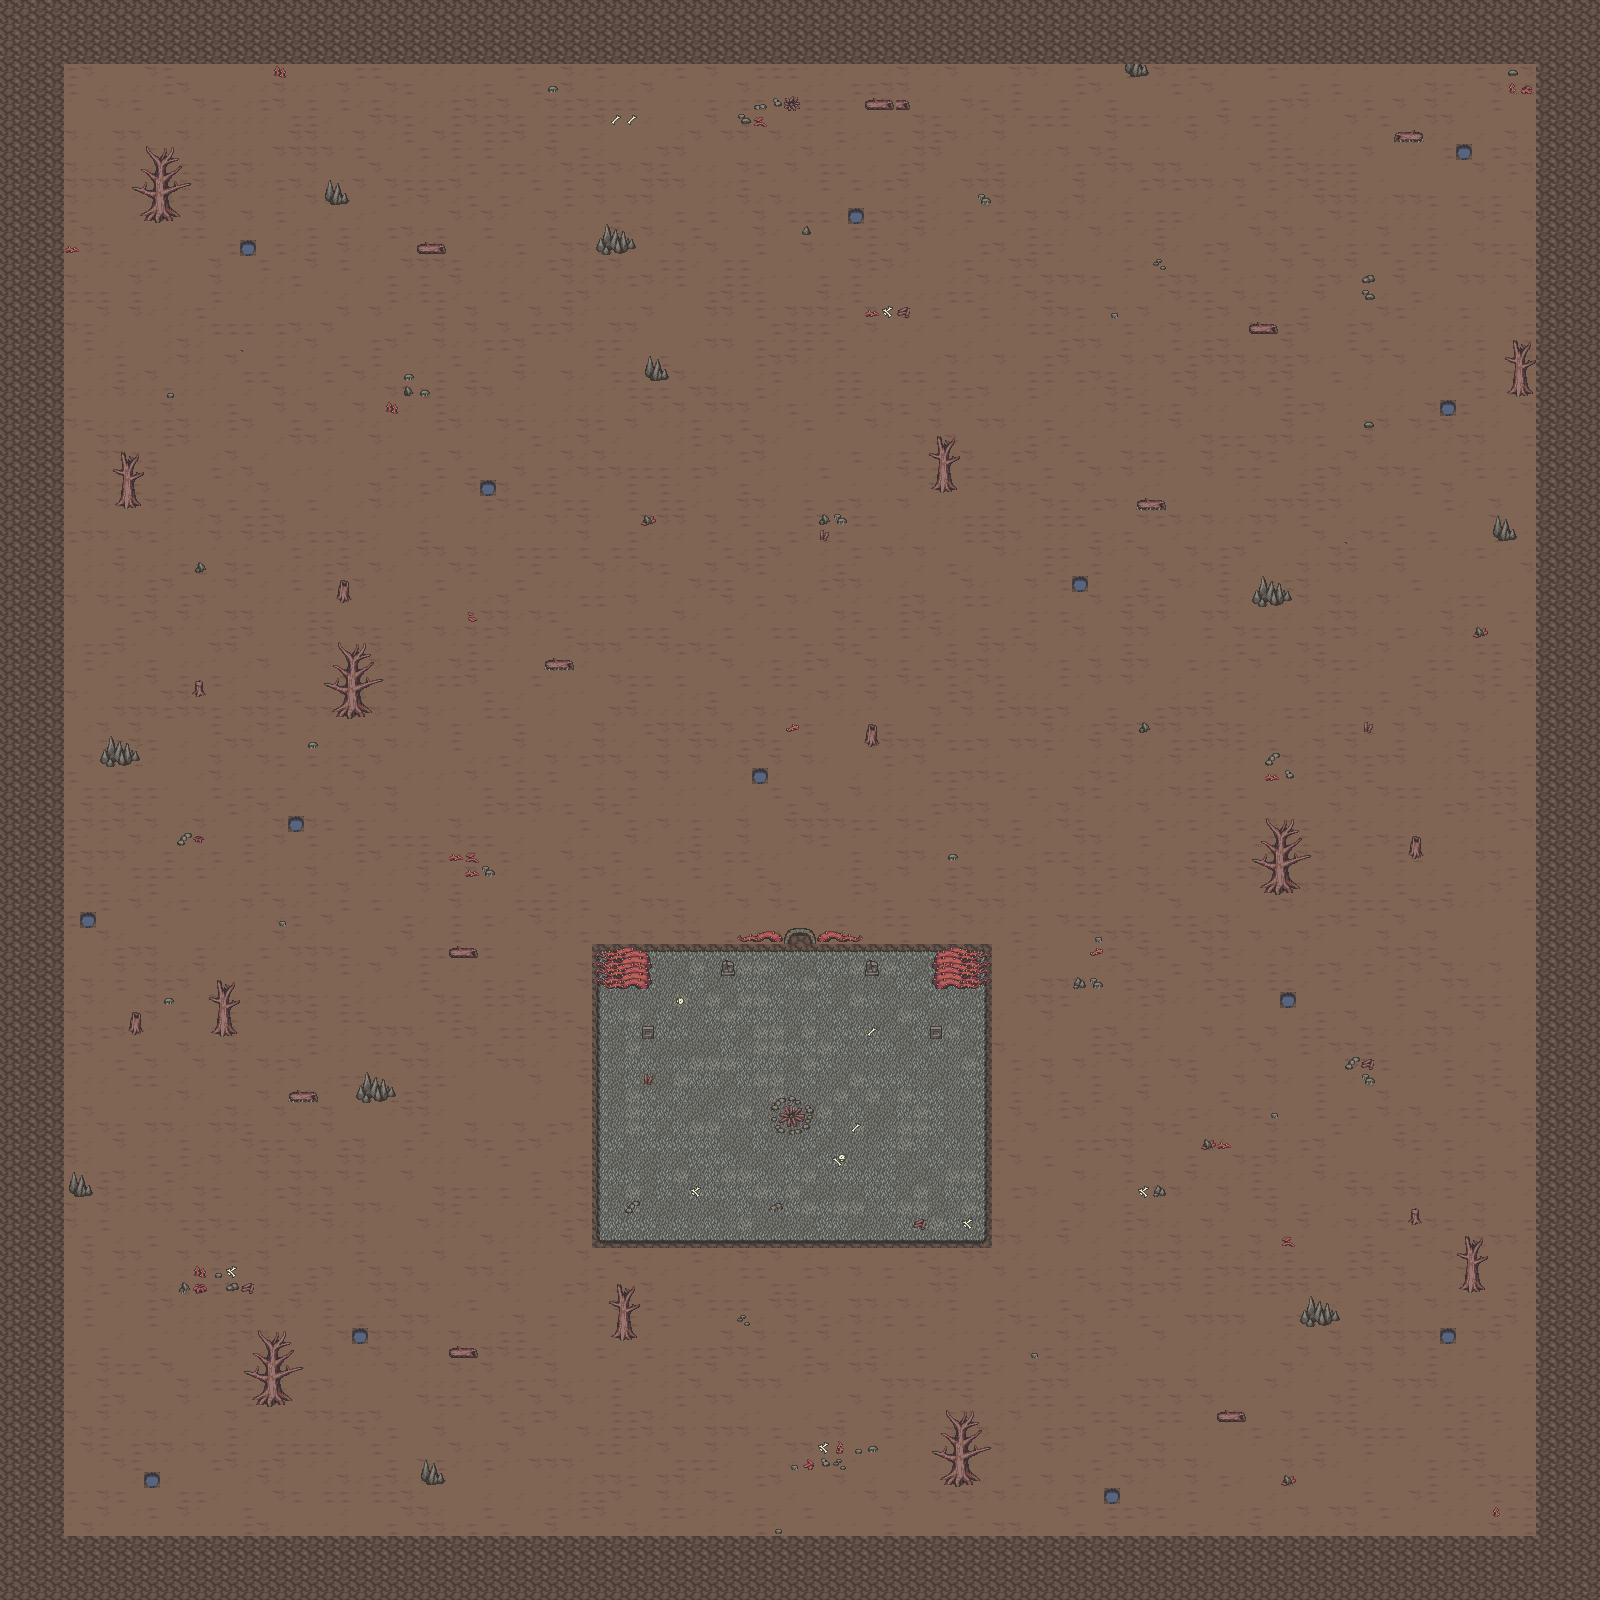

Below is a game level as drawn by its tile map, then a one-line description and the .tmx that defines it (tile-layer data replaced by summaries):
An orthogonal 100x100 tile map with 16x16 px tiles, 5 tile layers (down1, down2, Big_tree, water, ...), 4 tilesets.

<map version="1.10" tiledversion="1.11.2" orientation="orthogonal" renderorder="right-down" width="100" height="100" tilewidth="16" tileheight="16" infinite="0" nextlayerid="7" nextobjectid="1">
 <tileset firstgid="1" source="new.tsx" />
 <tileset firstgid="129" source="decorate.tsx" />
 <tileset firstgid="385" source="water.tsx" />
 <tileset firstgid="577" source="new.tsx" />
 <layer id="1" name="down1" width="100" height="100">
  <data>[10000 cells, 10000 non-empty, 20 distinct tile ids]</data>
 </layer>
 <layer id="2" name="down2" width="100" height="100">
  <data>[10000 cells, 207 non-empty, 94 distinct tile ids]</data>
 </layer>
 <layer id="5" name="Big_tree" width="100" height="100">
  <data>[10000 cells, 191 non-empty, 36 distinct tile ids]</data>
 </layer>
 <layer id="4" name="water" width="100" height="100">
  <data>[10000 cells, 16 non-empty, 3 distinct tile ids]</data>
 </layer>
 <layer id="6" name="border" width="100" height="100">
  <data>[10000 cells, 1536 non-empty, 2 distinct tile ids]</data>
 </layer>
</map>
